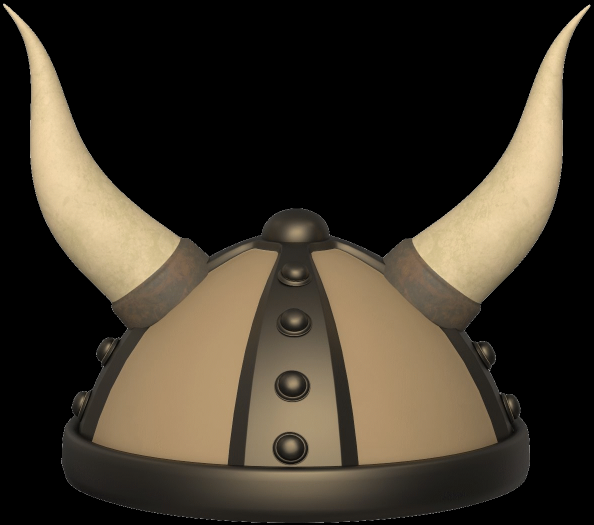
#> input picture filters/kiiver.png, 1187 x 1050 px, given in place of the camera (shown at 1/2 size)
$ jupyter execute video.ipynb   (text cells are left out)
#> lines starting #> are read from the running program, lines starting #| are printed output that depends on the picture
### chatbot.py
#!/usr/bin/env python
# coding: utf-8
# LTAT.01.003 Tehisintellekt (2023 kevad)
# Kodutöö nr 7. Tehisintellekti rakendamine

# Moodulite importimine
import re
import estnltk

# Defineerime erinevad filtrid ja jagame need tüüpide põhjal listidesse
filters = ["prill", "päikeseprill", "kübar", "kiiver", "nokamüts", "mask", "vunts", "deemon", "süda", "koer", "kloun", "pikachu", "karu"]
head_filters = ["kübar", "kiiver", "nokamüts", "süda", "deemon"]
eye_filters = ["prill", "päikeseprill"]
face_filters = ["mask", "vunts", "koer", "kloun", "pikachu", "karu"]

# Funktsioon tagastab kõik saadaolevad filtrid
def get_filters():
    return filters

# Funktsioon tagastab filtrid, mida saab kasutada pea peal
def get_head_filters():
    return head_filters

# Funktsioon tagastab filtrid, mida saab kasutada silmade peal
def get_eye_filters():
    return eye_filters

# Funktsioon tagastab filtrid, mida saab kasutada näo peal
def get_face_filters():
    return face_filters

# Funktsioon tagastab kõik filtrid morfoloogiliselt õiges vormis
def morph_filters():
    return ", ".join(estnltk.vabamorf.morf.synthesize(word, 'sg g')[0].strip() for word in filters[:len(filters) - 1]) \
        + f" ja {estnltk.vabamorf.morf.synthesize(filters[-1], 'sg g')[0].strip()}"

# Funktsioon kontrollib, kas kasutaja sisestas mõne filtri nime ja tagastab selle
# [7 lines left out: function get_command, not called in this run]

# Funktsioon tagastab algse tervitusteksti
def get_intro():
    return "Tere, millist filtrit te soovite?"

# Põhifunktsioon, mis genereerib vastuse kasutaja sisestatud teksti põhjal
# [46 lines left out: function get_response, not called in this run]

### video.ipynb
[cell 1]
# Vajadusel eemalda kommentaarid, et installida vajalikud moodulid
#!pip install numpy
#!pip install opencv-python
#!pip install estnltk

[cell 2]
import threading
import time
import cv2 as cv
import numpy as np
import chatbot as ai

face_cascade = cv.CascadeClassifier("haarcascade_frontalface_default.xml")

[cell 3]
# Tegeleb kasutaja poolt saadud sisenditega
def inputWorker(ref):
    print(ai.get_intro())
    time.sleep(0.5)
    while True:
        user_input = input("Kasutaja: ")
        ref[0], response = ai.get_response(user_input, ref[0])
        print(response)
        time.sleep(0.5)

        if ref[0] == "exit":
            break

[cell 4]
# Paneb filtri pildile
# [13 lines left out: function overlayFilter, not called in this run]

[cell 5]
# Valib vastava filtri, määrab selle suuruse ning paneb selle pildile
# [41 lines left out: function filterImage, not called in this run]

[cell 6]
video = cv.VideoCapture(0)
refs = [""]

threading.Thread(target=inputWorker, args=[refs]).start()

while True:
    result, img = video.read()
#> img is the input picture: shape (1050, 1187, 3); mean B, G, R 41.4, 53.4, 61.1

    # Flipib pildi ümber, et toimuks arusaadav peegeldus
    img = cv.flip(img, 1)
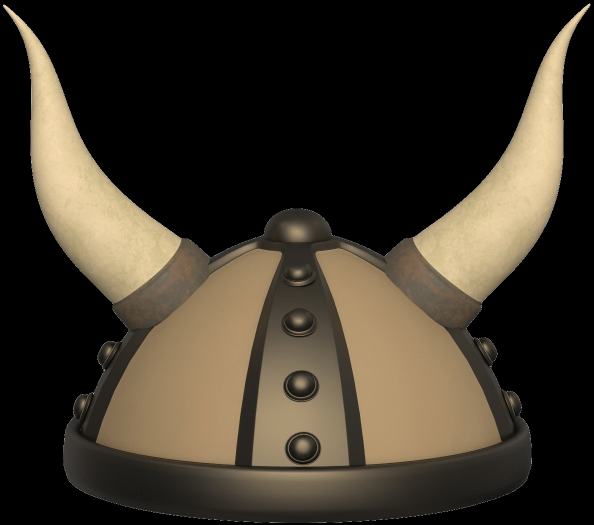
#> img: shape (1050, 1187, 3) (shown at 1/2 size); mean B, G, R 41.4, 53.4, 61.1

    # Näotuvastus
    gray_img = cv.cvtColor(img, cv.COLOR_BGR2GRAY)
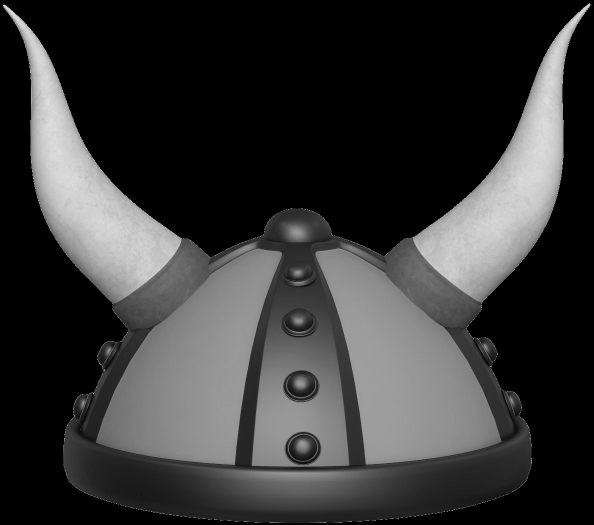
#> gray_img: shape (1050, 1187) (shown at 1/2 size); min 0, max 246, mean 54.4
    faces = face_cascade.detectMultiScale(gray_img)
#> faces = [[502, 416, 186, 186]]
    for (x, y, w, h) in faces:
        # cv.rectangle(img, (x, y), (x + w, y + h), (0, 0, 255), 2)
        if refs[0] not in ["", "exit"]:
            img = filterImage(img, x, y, w, refs[0])

    cv.imshow("Camera", img)

    k = cv.waitKey(30) & 0xFF
#> (key Esc is pressed here)
    if k == 27:  # ehk ESC nupp
        break

    if refs[0] == "exit":
        break

video.release()
cv.destroyAllWindows()

$ run again, on filters/kloun.png
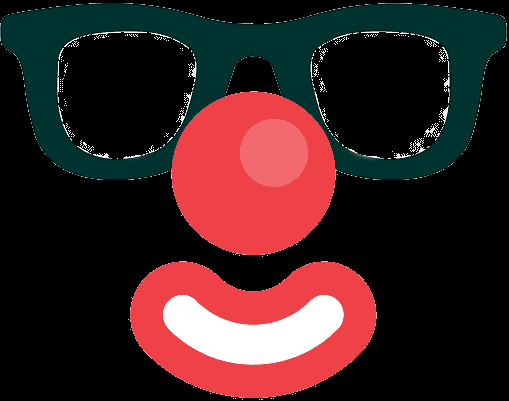
#> input picture filters/kloun.png, 509 x 401 px, given in place of the camera
#> img is the input picture: shape (401, 509, 3); mean B, G, R 34.2, 33.5, 57.8
#> `img = cv.flip(img, 1)`:
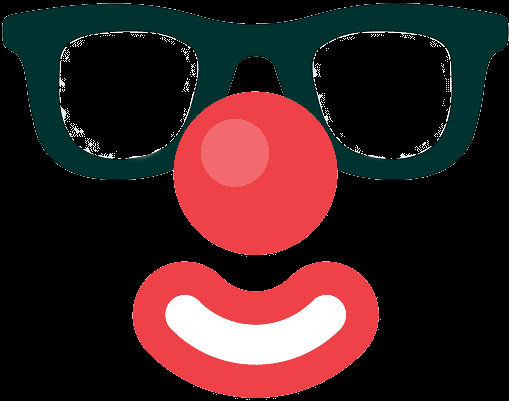
#> img: shape (401, 509, 3); mean B, G, R 34.2, 33.5, 57.8
#> `gray_img = cv.cvtColor(img, cv.COLOR_BGR2GRAY)`:
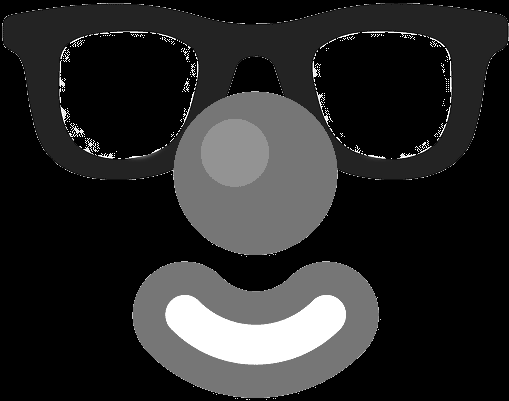
#> gray_img: shape (401, 509); min 0, max 255, mean 40.7
#> faces = ()
